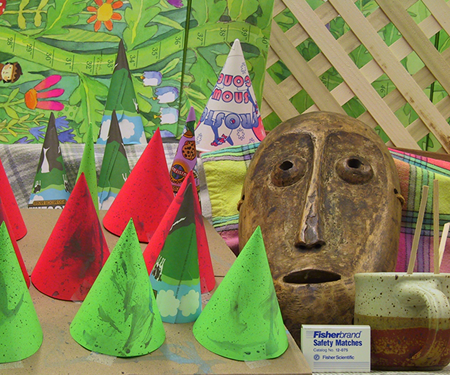
%> input picture assignment2/Part2/im2.png, 450 x 375 px
$ octave part2.m   (GNU Octave 9; MATLAB toolbox functions it lacks are replaced by stand-ins)
%> lines starting %> are read from the running program, lines starting %| are printed output that depends on the picture
### assignment2/Part2/get_connected_pixels.m
function connected_pixels = get_connected_pixels(width,height)

% This function returns a list of directed connected pixels
% with given height and width.
num_pixels = width*height;

% up and down
left_nodes = (1:num_pixels)';
left_nodes((width:width:num_pixels))=[];
right_nodes = left_nodes+1;
% connect right node
src = [left_nodes;right_nodes];
% connect left node
dest = [right_nodes;left_nodes];

% left and right
% remove last layer
upper_node = (1:num_pixels-width)';
% add first layer
right_nodes = upper_node+width;
src = [src;upper_node;right_nodes];
dest = [dest;right_nodes;upper_node];

connected_pixels = [src,dest];
end

### assignment2/Part2/get_l2_dist.m
function dist = get_l2_dist(img1, img2)
    dist = sqrt(sum((img2 - img1).^2,3));
end

### assignment2/Part2/part2.m

%%
clear
clc

addpath('../GCMex')
addpath('../Part1')

tic
rgbImage1 = double(imread('im2.png'));
rgbImage2 = double(imread('im6.png'));
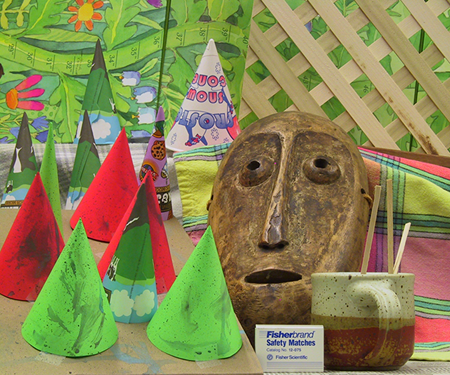
%> input picture assignment2/Part2/im6.png, 450 x 375 px

% Get the height and width of the image
H = size(rgbImage1, 1);
%> H = 375
W = size(rgbImage1, 2);
%> W = 450

% resize irgbImage1 and rgbImage2 to 1 * n * 3
rgbImage1 = flip(rgbImage1 ,1);
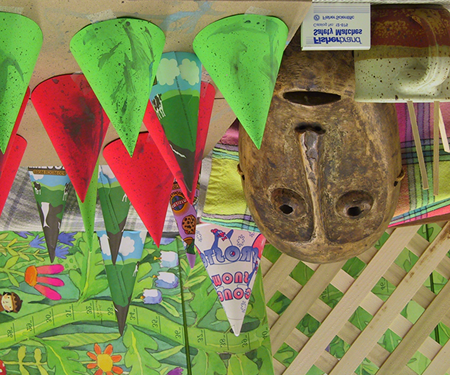
%> rgbImage1: size 375x450x3 double; mean R, G, B 132.6, 130.2, 82.3; mean of the top-left, top-right, bottom-left and bottom-right quarters 115.5, 102.6, 121.4, 120.6
rgbImage1 = flip(rgbImage1,2);
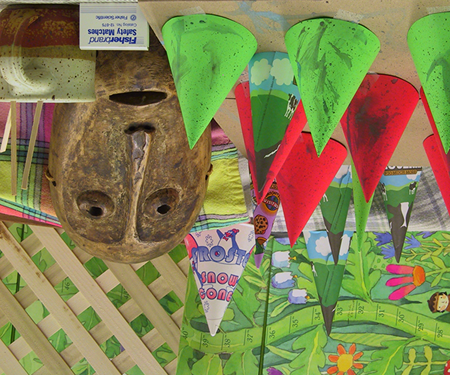
%> rgbImage1: size 375x450x3 double; mean R, G, B 132.6, 130.2, 82.3; mean of the top-left, top-right, bottom-left and bottom-right quarters 102.6, 115.5, 120.6, 121.4
rgbImage1 = reshape(rgbImage1,1,[],3);

rgbImage2 = flip(rgbImage2 ,1);
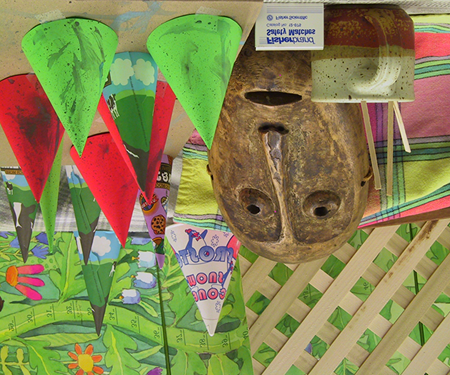
%> rgbImage2: size 375x450x3 double; mean R, G, B 137.4, 133.3, 83.6; mean of the top-left, top-right, bottom-left and bottom-right quarters 116.2, 107.6, 124.8, 123.8
rgbImage2 = flip(rgbImage2,2);
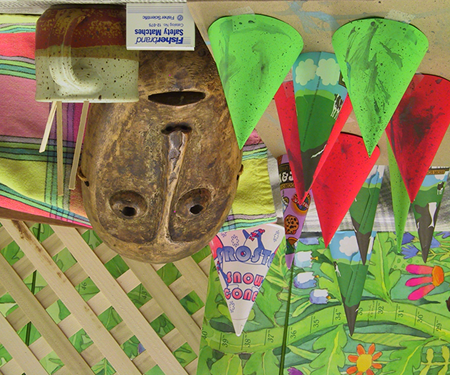
%> rgbImage2: size 375x450x3 double; mean R, G, B 137.4, 133.3, 83.6; mean of the top-left, top-right, bottom-left and bottom-right quarters 107.6, 116.2, 123.8, 124.8
rgbImage2 = reshape(rgbImage2,1,[],3);

num_pixels = W * H;
%> num_pixels = 168750

% set disparity range
disparity = 1:100;

% set classes
segclass = disparity(1) * ones(1,num_pixels);

threshold = 0.02*(disparity(end) - disparity(1));
Labelcost = pdist2(disparity',disparity');
Labelcost(Labelcost>threshold) = threshold;

unary = [];

%%
for k= 1:length(disparity)

    % For each disparity class, remove out of boundary term
    % Then check L2 distance
    t = disparity(k);
    t = H*t;
    img2 = rgbImage2;
    img2(:,1:t,:) = [];
    img1 = rgbImage1;
    img1(:,(num_pixels-t+1):num_pixels,:) = [];
    A = get_l2_dist(img1, img2);
    A = [A 255*3*ones(1,t)];
    unary = [unary;A];
end
%%
% calculate the sparse matrix
red_img = rgbImage1(:,:,1);
green_img = rgbImage1(:,:,2);
blue_img = rgbImage1(:,:,3);

connected_pixels = get_connected_pixels(H, W);
% get distances between two connected pixels
src = connected_pixels(:,1);
dist = connected_pixels(:,2);

red_dist = sqrt((red_img(src)-red_img(dist)).^2);
greeen_dist = sqrt((green_img(src)-green_img(dist)).^2);
blue_dist = sqrt((blue_img(src)-blue_img(dist)).^2);
dist_matrix = red_dist + greeen_dist + blue_dist;

lambda = 0.5;

pairwise = sparse(src, dist, double(dist_matrix),num_pixels, num_pixels, 4* num_pixels);
unary = unary./max(unary(:));

%%
toc
disp('Begin Optimization')
tic
%> (the run ends here)
